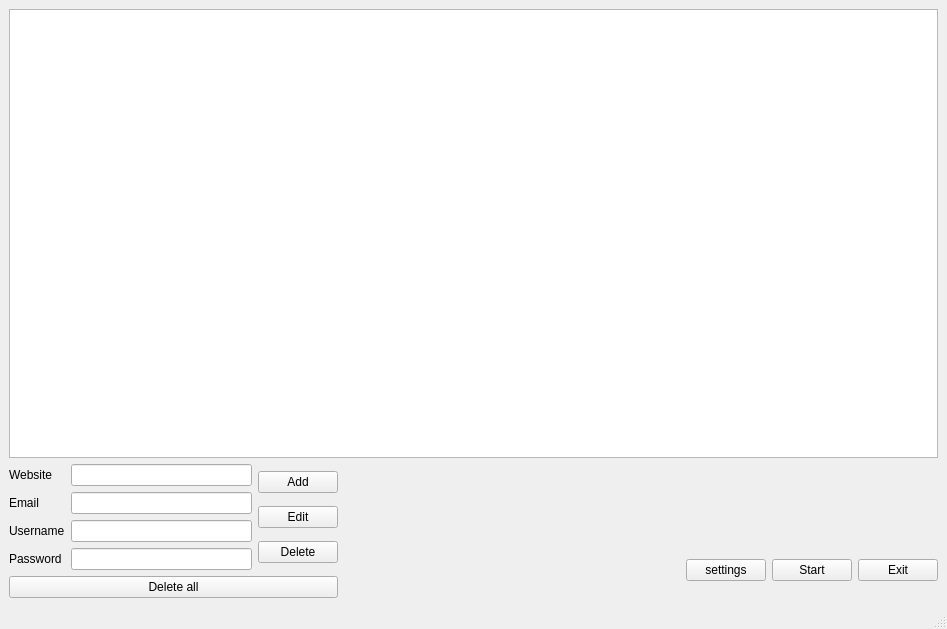
<?xml version="1.0" encoding="UTF-8"?>
<ui version="4.0">
 <class>MainWindow</class>
 <widget class="QMainWindow" name="MainWindow">
  <property name="geometry">
   <rect>
    <x>0</x>
    <y>0</y>
    <width>947</width>
    <height>629</height>
   </rect>
  </property>
  <property name="sizePolicy">
   <sizepolicy hsizetype="Expanding" vsizetype="Expanding">
    <horstretch>0</horstretch>
    <verstretch>0</verstretch>
   </sizepolicy>
  </property>
  <property name="windowTitle">
   <string>MainWindow</string>
  </property>
  <widget class="QWidget" name="centralwidget">
   <property name="sizePolicy">
    <sizepolicy hsizetype="Expanding" vsizetype="Expanding">
     <horstretch>100</horstretch>
     <verstretch>0</verstretch>
    </sizepolicy>
   </property>
   <layout class="QVBoxLayout" name="verticalLayout_6">
    <item>
     <widget class="QTableWidget" name="CTable">
      <property name="sizeAdjustPolicy">
       <enum>QAbstractScrollArea::SizeAdjustPolicy::AdjustToContents</enum>
      </property>
      <property name="editTriggers">
       <set>QAbstractItemView::EditTrigger::NoEditTriggers</set>
      </property>
      <property name="selectionBehavior">
       <enum>QAbstractItemView::SelectionBehavior::SelectRows</enum>
      </property>
      <attribute name="horizontalHeaderCascadingSectionResizes">
       <bool>false</bool>
      </attribute>
     </widget>
    </item>
    <item>
     <layout class="QHBoxLayout" name="horizontalLayout_3">
      <item>
       <layout class="QVBoxLayout" name="verticalLayout">
        <item>
         <layout class="QHBoxLayout" name="horizontalLayout">
          <item>
           <layout class="QVBoxLayout" name="verticalLayout_3">
            <item>
             <widget class="QLabel" name="label">
              <property name="text">
               <string>Website</string>
              </property>
              <property name="buddy">
               <cstring>webiteInput</cstring>
              </property>
             </widget>
            </item>
            <item>
             <widget class="QLabel" name="label_3">
              <property name="text">
               <string>Email</string>
              </property>
             </widget>
            </item>
            <item>
             <widget class="QLabel" name="label_2">
              <property name="text">
               <string>Username</string>
              </property>
              <property name="buddy">
               <cstring>usernameInput</cstring>
              </property>
             </widget>
            </item>
            <item>
             <widget class="QLabel" name="label_4">
              <property name="text">
               <string>Password</string>
              </property>
              <property name="buddy">
               <cstring>passwordInput</cstring>
              </property>
             </widget>
            </item>
           </layout>
          </item>
          <item>
           <layout class="QVBoxLayout" name="verticalLayout_4">
            <item>
             <widget class="QLineEdit" name="webiteInput">
              <property name="sizePolicy">
               <sizepolicy hsizetype="Fixed" vsizetype="Fixed">
                <horstretch>0</horstretch>
                <verstretch>0</verstretch>
               </sizepolicy>
              </property>
              <property name="minimumSize">
               <size>
                <width>181</width>
                <height>0</height>
               </size>
              </property>
             </widget>
            </item>
            <item>
             <widget class="QLineEdit" name="emailInput">
              <property name="sizePolicy">
               <sizepolicy hsizetype="Fixed" vsizetype="Fixed">
                <horstretch>0</horstretch>
                <verstretch>0</verstretch>
               </sizepolicy>
              </property>
              <property name="minimumSize">
               <size>
                <width>181</width>
                <height>0</height>
               </size>
              </property>
             </widget>
            </item>
            <item>
             <widget class="QLineEdit" name="usernameInput">
              <property name="sizePolicy">
               <sizepolicy hsizetype="Fixed" vsizetype="Fixed">
                <horstretch>0</horstretch>
                <verstretch>0</verstretch>
               </sizepolicy>
              </property>
              <property name="minimumSize">
               <size>
                <width>181</width>
                <height>0</height>
               </size>
              </property>
             </widget>
            </item>
            <item>
             <widget class="QLineEdit" name="passwordInput">
              <property name="sizePolicy">
               <sizepolicy hsizetype="Fixed" vsizetype="Fixed">
                <horstretch>0</horstretch>
                <verstretch>0</verstretch>
               </sizepolicy>
              </property>
              <property name="minimumSize">
               <size>
                <width>181</width>
                <height>0</height>
               </size>
              </property>
             </widget>
            </item>
           </layout>
          </item>
          <item>
           <layout class="QVBoxLayout" name="verticalLayout_5">
            <item>
             <widget class="QPushButton" name="Add">
              <property name="text">
               <string>Add</string>
              </property>
             </widget>
            </item>
            <item>
             <widget class="QPushButton" name="Edit">
              <property name="text">
               <string>Edit</string>
              </property>
             </widget>
            </item>
            <item>
             <widget class="QPushButton" name="Delete">
              <property name="text">
               <string>Delete</string>
              </property>
             </widget>
            </item>
           </layout>
          </item>
         </layout>
        </item>
        <item>
         <widget class="QPushButton" name="DeleteAll">
          <property name="text">
           <string>Delete all</string>
          </property>
         </widget>
        </item>
       </layout>
      </item>
      <item>
       <layout class="QVBoxLayout" name="verticalLayout_2">
        <item>
         <spacer name="verticalSpacer">
          <property name="orientation">
           <enum>Qt::Orientation::Vertical</enum>
          </property>
          <property name="sizeType">
           <enum>QSizePolicy::Policy::Fixed</enum>
          </property>
          <property name="sizeHint" stdset="0">
           <size>
            <width>20</width>
            <height>79</height>
           </size>
          </property>
         </spacer>
        </item>
        <item>
         <layout class="QHBoxLayout" name="horizontalLayout_2">
          <item>
           <spacer name="horizontalSpacer">
            <property name="orientation">
             <enum>Qt::Orientation::Horizontal</enum>
            </property>
            <property name="sizeHint" stdset="0">
             <size>
              <width>458</width>
              <height>20</height>
             </size>
            </property>
           </spacer>
          </item>
          <item>
           <widget class="QPushButton" name="SettingsButton">
            <property name="sizePolicy">
             <sizepolicy hsizetype="Fixed" vsizetype="Fixed">
              <horstretch>0</horstretch>
              <verstretch>0</verstretch>
             </sizepolicy>
            </property>
            <property name="text">
             <string>settings</string>
            </property>
            <property name="checkable">
             <bool>false</bool>
            </property>
           </widget>
          </item>
          <item>
           <widget class="QPushButton" name="StartButton">
            <property name="sizePolicy">
             <sizepolicy hsizetype="Fixed" vsizetype="Fixed">
              <horstretch>0</horstretch>
              <verstretch>0</verstretch>
             </sizepolicy>
            </property>
            <property name="text">
             <string>Start</string>
            </property>
            <property name="checkable">
             <bool>true</bool>
            </property>
           </widget>
          </item>
          <item>
           <widget class="QPushButton" name="exitButton">
            <property name="sizePolicy">
             <sizepolicy hsizetype="Fixed" vsizetype="Fixed">
              <horstretch>0</horstretch>
              <verstretch>0</verstretch>
             </sizepolicy>
            </property>
            <property name="text">
             <string>Exit</string>
            </property>
           </widget>
          </item>
         </layout>
        </item>
       </layout>
      </item>
     </layout>
    </item>
   </layout>
  </widget>
  <widget class="QStatusBar" name="statusbar"/>
 </widget>
 <resources/>
 <connections/>
</ui>
